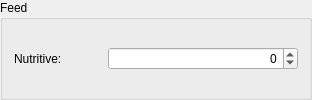
                <widget class="QGroupBox" name="EntityFeedBox">
                 <property name="title">
                  <string>Feed</string>
                 </property>
                 <layout class="QVBoxLayout" name="verticalLayout_11">
                  <item>
                   <widget class="QWidget" name="Nutritive" native="true">
                    <layout class="QHBoxLayout" name="imgcols_14">
                     <property name="margin">
                      <number>0</number>
                     </property>
                     <item>
                      <widget class="QLabel" name="label_43">
                       <property name="text">
                        <string>Nutritive:</string>
                       </property>
                      </widget>
                     </item>
                     <item>
                      <spacer name="horizontalSpacer_41">
                       <property name="orientation">
                        <enum>Qt::Horizontal</enum>
                       </property>
                       <property name="sizeHint" stdset="0">
                        <size>
                         <width>40</width>
                         <height>20</height>
                        </size>
                       </property>
                      </spacer>
                     </item>
                     <item>
                      <widget class="QSpinBox" name="spinBox_17">
                       <property name="sizePolicy">
                        <sizepolicy hsizetype="Maximum" vsizetype="Fixed">
                         <horstretch>0</horstretch>
                         <verstretch>0</verstretch>
                        </sizepolicy>
                       </property>
                       <property name="minimumSize">
                        <size>
                         <width>190</width>
                         <height>0</height>
                        </size>
                       </property>
                       <property name="alignment">
                        <set>Qt::AlignRight|Qt::AlignTrailing|Qt::AlignVCenter</set>
                       </property>
                       <property name="minimum">
                        <number>-999999999</number>
                       </property>
                       <property name="maximum">
                        <number>999999999</number>
                       </property>
                      </widget>
                     </item>
                    </layout>
                   </widget>
                  </item>
                 </layout>
                </widget>
